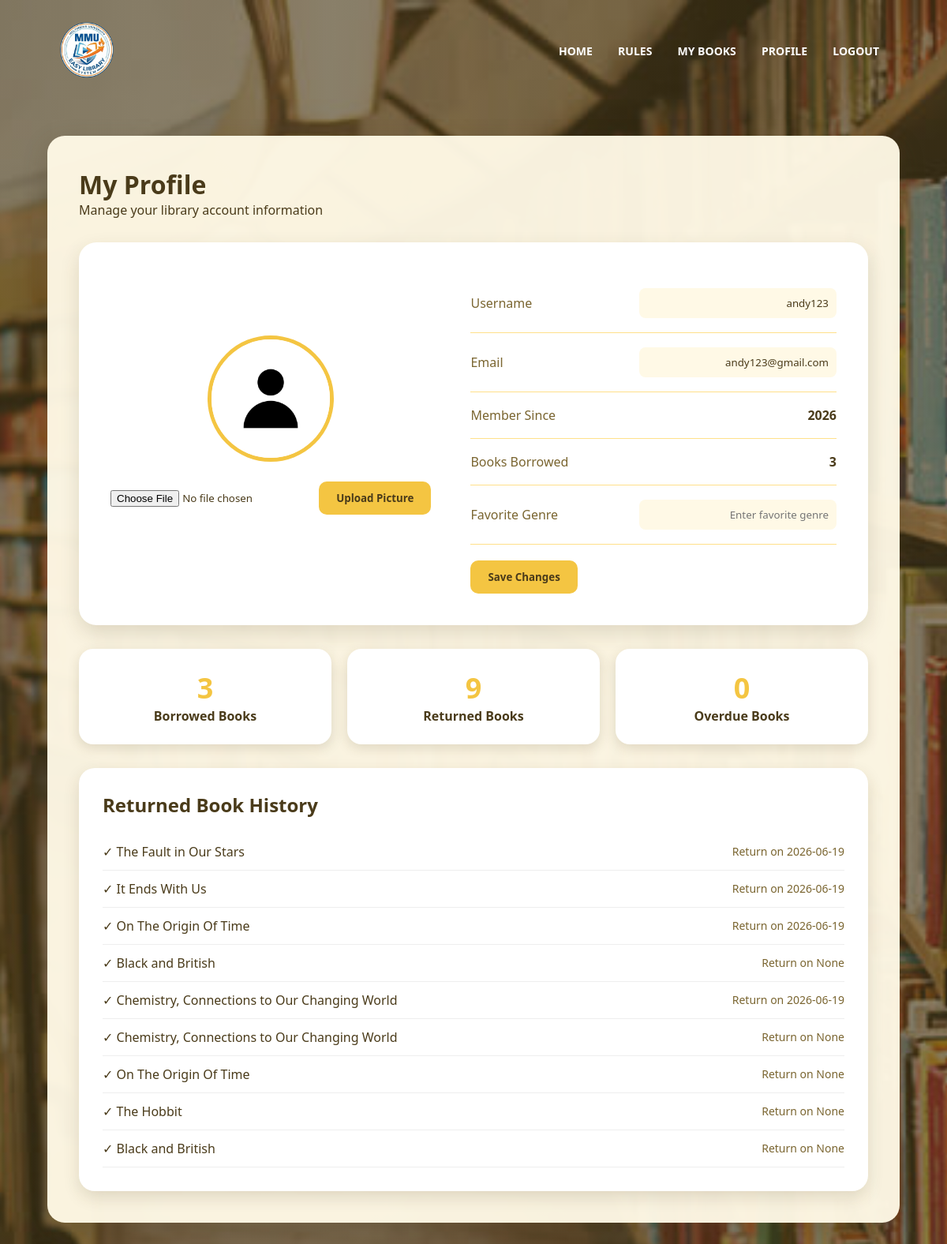
Screenshot of /profile (signed in) with the database file from the repository.
### tables this page shows
CREATE TABLE users(
        id INTEGER PRIMARY KEY AUTOINCREMENT,
        username TEXT,
        email TEXT,
        password TEXT,
        favorite_genre TEXT,
        member_since TEXT
    , profile_picture TEXT, is_blocked INTEGER DEFAULT 0);

CREATE TABLE borrowed_books(
        id INTEGER PRIMARY KEY AUTOINCREMENT,
        user_id INTEGER,
        book_title TEXT,
        borrow_date TEXT,
        due_date TEXT,
        status TEXT, is_blocked INTEGER DEFAULT 0, return_date TEXT,
        FOREIGN KEY(user_id) REFERENCES users(id)
    );

### app.py (the view)
@app.route("/profile")
def profile():
    if "user_id" not in session:
        return redirect(url_for("sign_in"))
    conn = sqlite3.connect("library.db")
    cursor = conn.cursor()
    cursor.execute("SELECT * FROM users WHERE id=?", (session["user_id"],))
    user = cursor.fetchone()
    picture = user[6]
    if picture:
        profile_picture = url_for("static", filename=f"profile_pictures/{picture}")
    else:
        profile_picture = url_for("static", filename="default_profile.png")
    cursor.execute("""
    SELECT COUNT(*) FROM borrowed_books
    WHERE user_id=? AND status='Borrowed'
    """, (session["user_id"],))
    borrowed_count = cursor.fetchone()[0]
    cursor.execute("""
    SELECT COUNT(*) FROM borrowed_books
    WHERE user_id=? AND status='Returned'
    """, (session["user_id"],))
    returned_count = cursor.fetchone()[0]
    today = datetime.now().strftime("%Y-%m-%d")
    cursor.execute("""
    SELECT COUNT(*) FROM borrowed_books
    WHERE user_id=? AND due_date < ? AND status='Borrowed'
    """, (session["user_id"], today))
    overdue_count = cursor.fetchone()[0]
    cursor.execute("""
    SELECT book_title, return_date
    FROM borrowed_books
    WHERE user_id=? AND status='Returned'
    ORDER BY id DESC
    """, (session["user_id"], ))
    returned_book_history = cursor.fetchall()
    conn.close()
    return render_template(
        "profile.html",
        username=user[1],
        email=user[2],
        favorite_genre=user[4],
        member_since=user[5],
        profile_picture=profile_picture,
        borrowed_count=borrowed_count,
        returned_count=returned_count,
        overdue_count=overdue_count,
        returned_book_history=returned_book_history,
        error=request.args.get("error")
    )

### templates/profile.html (shortened to what this page needs)
<!DOCTYPE html>
<html lang="en">
<head>
    <link rel="stylesheet" href="{{ url_for('static', filename='style.css') }}">
    <link href="https://unpkg.com/boxicons@2.1.4/css/boxicons.min.css" rel="stylesheet">
</head>
<body class="profile-body">
    <section class="profile-navbar">
        <nav>
            <a href="/">
                <img src="/static/images/logo3.png " style="width:75px; height:auto;"></a>
            <div class="nav-links">
                <ul>
                    <li><a href="/">HOME</a></li>
                    <li><a href="/rules">RULES</a></li>
                    <li><a href="/mybooks">MY BOOKS</a></li>
                    <li><a href="/profile">PROFILE</a></li>
                    <li><a href="/logout">LOGOUT</a></li>
                </ul>
            </div>
        </nav>
    </section>
    <div class="main-content">
        <div class="top-section">
            <div>
                <h1>My Profile</h1>
                <p>Manage your library account information</p>
            </div>
        </div>
        <div class="profile-card">
            <div class="profile-left">
                <img src="{{ profile_picture }}"
                     class="profile-image">
                <form action="/upload-picture"
                      method="post"
                      enctype="multipart/form-data">
                    <input type="file"
                           name="picture"
                           accept="image/*">
                    <button type="submit"
                            class="edit-btn">
                            Upload Picture
                        </button>
                </form>
                <br>
            </div>
            <div class="profile-right">
                <form action="/update-profile" method="post">
                <div class="info-row">
                    <span>Username</span>
                    <input type="text"
                           name="username"
                           value="{{ username }}">
                </div>
                <div class="info-row">
                    <span>Email</span>
                    <input type="email"
                           name="email"
                           value="{{ email }}">
                </div>
                <div class="info-row">
                    <span>Member Since</span>
                    <strong>{{ member_since }}</strong>
                </div>
                <div class="info-row">
                    <span>Books Borrowed</span>
                    <strong>{{ borrowed_count }}</strong>
                </div>
                <div class="info-row">
                    <span>Favorite Genre</span>
                    <input
                       type="text"
                       name="favorite_genre"
                       value="{{ favorite_genre }}"
                       placeholder="Enter favorite genre">
                </div>
                <button type="submit"
                        class="edit-btn">
                    Save Changes
                </button>
                </form>
            </div>
        </div>
        <div class="stats">
            <div class="stat-box">
                <h2>{{ borrowed_count }}</h2>
                <p>Borrowed Books</p>
            </div>
            <div class="stat-box">
                <h2>{{ returned_count }}</h2>
                <p>Returned Books</p>
            </div>
            <div class="stat-box">
                <h2>{{ overdue_count }}</h2>
                <p>Overdue Books</p>
            </div>
        </div>
        <div class="history-section">
            <h2>Returned Book History</h2>
            {% if returned_book_history %}
               <ul class="history-list">
                   {% for book in returned_book_history %}
                   <li class="history-item">
                    <span>✓ {{ book[0] }}</span>
                    <span class="history-date">Return on {{ book[1] }}</span>
                   </li>
                   {% endfor %}
                </ul>
            {% else %}
               <p>No returned books yet.</p>
            {% endif %}
        </div>
    </div>
</body>
</html>

### static/style.css (style rules this page uses)
:root { --primary: #F4C542; --secondary: #FFE08A; --background: #FFF9E6; --text: #4A3B1A; --white: #FFFFFF; --shadow: rgba(74, 59, 26, 0.15); }
* { margin: 0; padding: 0; box-sizing: border-box; font-family: "Segoe UI", sans-serif; }
body { background: var(--background); color: var(--text); }
nav { display: flex; padding: 25px 6%; justify-content: space-between; align-items: center; }
nav img { width: 140px; }
.nav-links { flex: 1; text-align: right; }
.nav-links ul li { list-style: none; display: inline-block; padding: 8px 14px; }
.nav-links ul li a { color: var(--white); text-decoration: none; font-size: 14px; font-weight: 600; }
.nav-links ul li::after { content: ""; width: 0; height: 3px; background: var(--primary); display: block; margin: auto; transition: 0.4s; border-radius: 10px; }
.profile-body { margin: 0; min-height: 100vh; background-image: linear-gradient( rgba(74, 59, 26, 0.65), rgba(74, 59, 26, 0.65) ), url(/static/images/books.jpg); background-size: cover; background-position: center; background-attachment: fixed; }
.profile-navbar { background: transparent; }
.main-content { width: 90%; margin: 40px auto; padding: 40px; background: rgba(255, 249, 230, 0.96); border-radius: 22px; box-shadow: 0 10px 30px rgba(74, 59, 26, 0.25); }
.top-section { display: flex; justify-content: space-between; align-items: center; }
.top-section h1 { color: var(--text); }
.profile-card { background: var(--white); margin-top: 30px; border-radius: 22px; padding: 40px; display: flex; gap: 50px; align-items: center; box-shadow: 0 10px 25px var(--shadow); }
.profile-left { text-align: center; }
.profile-image { width: 160px; height: 160px; border-radius: 50%; object-fit: cover; border: 5px solid var(--primary); }
.edit-btn { margin-top: 20px; background: var(--primary); color: var(--text); border: none; padding: 12px 22px; border-radius: 10px; cursor: pointer; font-weight: bold; transition: 0.3s; }
.profile-right { flex: 1; }
.info-row { display: flex; justify-content: space-between; align-items: center; padding: 18px 0; border-bottom: 1px solid var(--secondary); color: var(--text); }
.info-row span { color: #7a6530; }
.info-row input { border: none; background: var(--background); padding: 10px; border-radius: 8px; width: 250px; text-align: right; color: var(--text); }
.stats { margin-top: 30px; display: flex; gap: 20px; }
.stat-box { flex: 1; background: var(--white); padding: 25px; border-radius: 18px; text-align: center; box-shadow: 0 5px 15px var(--shadow); }
.stat-box h2 { color: var(--primary); font-size: 36px; }
.stat-box p { color: var(--text); font-weight: 600; }
.history-section { margin-top: 30px; background: var(--white); padding: 30px; border-radius: 20px; box-shadow: 0 8px 20px var(--shadow); }
.history-section h2 { color: var(--text); margin-bottom: 20px; }
.history-list { list-style: none; padding: 0; margin-top: 15px; }
.history-item { display: flex; justify-content: space-between; align-items: center; padding: 12px 0; border-bottom: 1px solid #eee; }
.history-date { font-weight: 500; color: #7a6530; font-size: 14px; }

### rows the page displays
users: username "andy123", email "andy123@gmail.com", member_since "2026"
borrowed_books: book_title "The Fault in Our Stars", return_date "2026-06-19"
borrowed_books: book_title "It Ends With Us", return_date "2026-06-19"
borrowed_books: book_title "On The Origin Of Time", return_date "2026-06-19"
borrowed_books: book_title "Black and British", book "None"
borrowed_books: book_title "Chemistry, Connections to Our Changing World", return_date "2026-06-19"
borrowed_books: book_title "Chemistry, Connections to Our Changing World", book "None"
borrowed_books: book_title "On The Origin Of Time", book "None"
borrowed_books: book_title "The Hobbit", book "None"
borrowed_books: book_title "Black and British", book "None"

### other values shown
{{ borrowed_count }} "3"
{{ returned_count }} "9"
{{ overdue_count }} "0"
